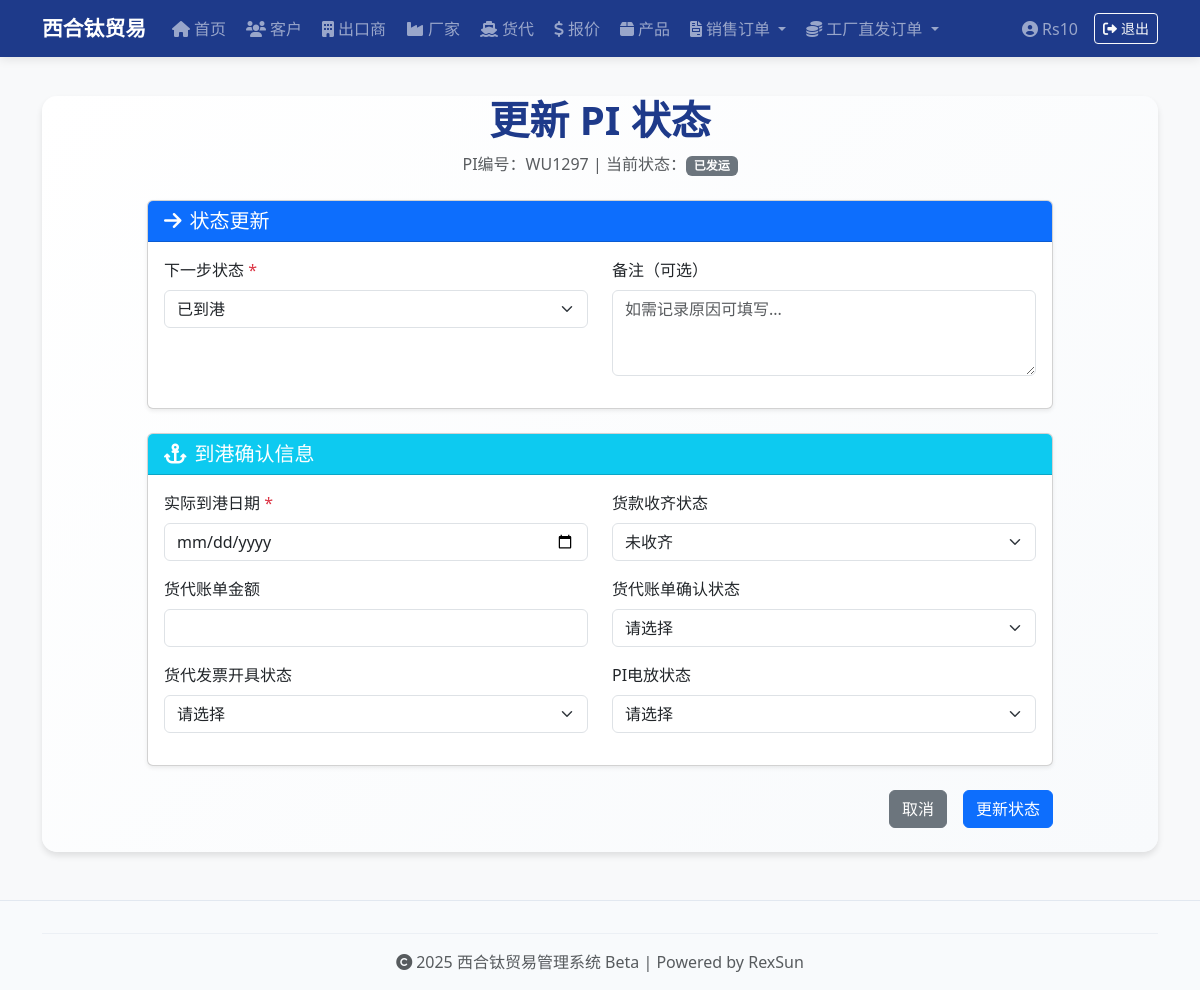
/pi/1/update-status (signed in), run on the app's committed database.
### app.py (models this page shows, shortened)
class User(UserMixin, db.Model):
    id = db.Column(db.Integer, primary_key=True)
    username = db.Column(db.String(50), unique=True, nullable=False)
    password_hash = db.Column(db.String(128), nullable=False)
    role = db.Column(db.String(20), default='admin')

class PI(db.Model):
    __tablename__ = 'pi'
    id = db.Column(db.Integer, primary_key=True)
    pi_no = db.Column(db.String(50), unique=True, nullable=False)
    pi_date = db.Column(db.Date, nullable=False)
    customer_id = db.Column(db.Integer, db.ForeignKey('customer.id'), nullable=False)
    exporter_id = db.Column(db.Integer, db.ForeignKey('exporter.id'), nullable=False)
    payment_terms = db.Column(db.String(100))
    loading_port = db.Column(db.String(100))
    destination_port = db.Column(db.String(100))
    bank = db.Column(db.Text) # 存放整段银行账户信息文本
    shipment_date = db.Column(db.Date)
    note = db.Column(db.String(200))
    status = db.Column(db.String(20), default='新建')
    customer_name_snapshot = db.Column(db.String(100))  # 客户名称快照
    customer_address_snapshot = db.Column(db.String(200))  # 客户地址快照
    customer_tax_code_snapshot = db.Column(db.String(100))  # 客户税号快照
    customer_country_snapshot = db.Column(db.String(50))  # 客户国家快照
    customer_contact_snapshot = db.Column(db.String(100))  # 客户联系人快照
    customer_phone_snapshot = db.Column(db.String(50))  # 客户电话快照
    customer_email_snapshot = db.Column(db.String(100))  # 客户邮箱快照
    exporter_name_snapshot = db.Column(db.String(100))  # 出口商名称快照
    exporter_address_snapshot = db.Column(db.String(200))  # 出口商地址快照
    exporter_tax_code_snapshot = db.Column(db.String(100))  # 出口商税号快照
    exporter_country_snapshot = db.Column(db.String(50))  # 出口商国家快照
    exporter_contact_snapshot = db.Column(db.String(100))  # 出口商联系人快照
    exporter_phone_snapshot = db.Column(db.String(50))  # 出口商电话快照
    exporter_email_snapshot = db.Column(db.String(100))  # 出口商邮箱快照
    products = db.relationship('PIItem', backref='pi', cascade="all, delete-orphan")  # 👈 注意这里不用引号
    customer = db.relationship('Customer')
    exporter = db.relationship('Exporter', foreign_keys='PI.exporter_id')
    freight_forwarder_id = db.Column(db.Integer, db.ForeignKey('freight_forwarder.id'))
    freight_forwarder = db.relationship('FreightForwarder')
    ocean_freight = db.Column(db.Float)
    container_date = db.Column(db.Date)
    container_location = db.Column(db.String(100))
    etd = db.Column(db.Date)
    eta = db.Column(db.Date)
    coo_required = db.Column(db.String(10))   # '需要' / '不需要'
    apta_required = db.Column(db.String(10))
    export_license_required = db.Column(db.String(10))
    customs_docs_required = db.Column(db.String(10))
    other_documents = db.Column(db.String(200))
    bill_of_lading = db.Column(db.String(100))
    shipping_company = db.Column(db.String(100))
    coa_status = db.Column(db.String(20))
    insurance_status = db.Column(db.String(20))
    document_shipping_status = db.Column(db.String(20))
    tracking_number = db.Column(db.String(100))
    batch_no = db.Column(db.String(200)) #多个批号用 ; 分隔
    actual_departure_date = db.Column(db.Date)  # 实际发运日期 7.4日新增
    vessel_info = db.Column(db.String(100))
    booking_number = db.Column(db.String(100))
    container_type_quantity = db.Column(db.String(20))
    shipping_mark = db.Column(db.String(50))
    freight_term = db.Column(db.String(50))
    contract_number = db.Column(db.String(100))
    freight_clause = db.Column(db.String(200))
    waybill_option = db.Column(db.String(50))
    container_number = db.Column(db.String(50))
    seal_number = db.Column(db.String(50))
    container_type = db.Column(db.String(20))
    quantity_units = db.Column(db.Float)
    gross_weight = db.Column(db.Float)
    volume = db.Column(db.Float)
    vgm = db.Column(db.String(50))
    total_quantity = db.Column(db.Float)
    total_quantity_unit = db.Column(db.String(20))
    total_weight = db.Column(db.Float)
    total_weight_unit = db.Column(db.String(20))
    total_volume = db.Column(db.Float)
    total_volume_unit = db.Column(db.String(20))
    total_vgm = db.Column(db.String(50))
    actual_arrival_date = db.Column(db.Date)  # 实际到港日期
    payment_received = db.Column(db.String(10))  # 货款收齐：'已收齐' / '未收齐'
    freight_invoice_amount = db.Column(db.Float)  # 货代账单金额
    freight_invoice_confirmed = db.Column(db.String(10))  # 货代账单确认状态 '已确认' / '未确认'
    freight_invoice_issued = db.Column(db.String(10))  # 货代发票开具状态 '已开具' / '未开具'
    telex_release = db.Column(db.String(10))  # PI电放状态 '已电放' / '未电放'
    settlement_documents_required = db.Column(db.String(10))  # 结汇文件 '需要' / '不需要'
    freight_payment_status = db.Column(db.String(10))  # 运费付款状态：'已付款' / '未付款'
    commission_factory_id = db.Column(db.Integer, db.ForeignKey('factory.id'))
    commission_exporter_id = db.Column(db.Integer, db.ForeignKey('exporter.id'))
    commission_amount = db.Column(db.Float)
    commission_rate = db.Column(db.Float)
    commission_status = db.Column(db.String(20))
    factory_sale_amount = db.Column(db.Float)
    commission_factory = db.relationship('Factory', foreign_keys='PI.commission_factory_id')
    commission_exporter = db.relationship('Exporter', foreign_keys='PI.commission_exporter_id')

### app.py (the view, shortened to what this page needs)
@app.route('/pi/<int:pi_id>/update-status', methods=['GET', 'POST'])
@login_required
def update_pi_status(pi_id):
    pi = PI.query.get_or_404(pi_id)
    all_status = ['新建', '待发运', '已发运', '已到港', '已完成']
    current_index = all_status.index(pi.status)
    next_status_options = all_status[current_index + 1:] if current_index < len(all_status) - 1 else []
    freight_forwarders = FreightForwarder.query.all()
    return render_template(
        'update_status.html',
        pi=pi,
        current_status=pi.status,
        next_status_options=next_status_options,
        freight_forwarders=freight_forwarders
    )

### app.py (called while the page is built)
@login_manager.user_loader
def load_user(user_id):
    return User.query.get(int(user_id))

@app.before_request
def create_admin_users():
    if not hasattr(app, '_admin_created'):
        db.create_all()
        users = [
            ('Rs10', 'Rs10!)xht'),
            ('Bw18', 'Bw18!*xht'),
            ('Dd16', 'Dd16!^xht'),
        ]
        for username, pwd in users:
            if not User.query.filter_by(username=username).first():
                user = User(username=username)
                user.set_password(pwd)
                db.session.add(user)
        db.session.commit()
        app._admin_created = True

### templates/update_status.html (shortened to what this page needs)
{% extends 'base.html' %}
{% block content %}
<div class="container mt-4">
  <div class="text-center mb-4">
    <h2 class="display-6 fw-bold text-navy">更新 PI 状态</h2>
    <p class="text-muted">PI编号：{{ pi.pi_no }} | 当前状态：<span class="badge bg-secondary">{{ current_status }}</span></p>
  </div>
  <div class="row justify-content-center">
    <div class="col-lg-10">
      <form method="post">
        <div class="card shadow-sm mb-4">
          <div class="card-header bg-primary text-white">
            <h5 class="mb-0"><i class="fas fa-arrow-right me-2"></i>状态更新</h5>
          </div>
          <div class="card-body">
            <div class="row">
              <div class="col-md-6 mb-3">
                <label for="new_status" class="form-label">下一步状态 <span class="text-danger">*</span></label>
                <select class="form-select" id="new_status" name="new_status" required>
                  {% for status in next_status_options %}
                  <option value="{{ status }}">{{ status }}</option>
                  {% endfor %}
                </select>
              </div>
              <div class="col-md-6 mb-3">
                <label for="remarks" class="form-label">备注（可选）</label>
                <textarea class="form-control" id="remarks" name="remarks" rows="3" placeholder="如需记录原因可填写..."></textarea>
              </div>
            </div>
          </div>
        </div>
        <div id="arrived-block" class="status-block">
          <div class="card shadow-sm mb-4">
            <div class="card-header bg-info text-white">
              <h5 class="mb-0"><i class="fas fa-anchor me-2"></i>到港确认信息</h5>
            </div>
            <div class="card-body">
              <div class="row">
                <div class="col-md-6 mb-3">
                  <label class="form-label">实际到港日期 <span class="text-danger">*</span></label>
                  <input type="date" class="form-control" name="actual_arrival_date" value="{{ pi.actual_arrival_date or '' }}" required>
                </div>
                <div class="col-md-6 mb-3">
                  <label class="form-label">货款收齐状态</label>
                  <select class="form-select" name="payment_received">
                    <option value="未收齐" {% if pi.payment_received == '未收齐' %}selected{% endif %}>未收齐</option>
                  </select>
                </div>
                <div class="col-md-6 mb-3">
                  <label class="form-label">货代账单金额</label>
                  <input type="number" step="0.01" class="form-control" name="freight_invoice_amount" value="{{ pi.freight_invoice_amount or '' }}">
                </div>
                <div class="col-md-6 mb-3">
                  <label class="form-label">货代账单确认状态</label>
                  <select class="form-select" name="freight_invoice_confirmed">
                    <option value="">请选择</option>
                  </select>
                </div>
                <div class="col-md-6 mb-3">
                  <label class="form-label">货代发票开具状态</label>
                  <select class="form-select" name="freight_invoice_issued">
                    <option value="">请选择</option>
                  </select>
                </div>
                <div class="col-md-6 mb-3">
                  <label class="form-label">PI电放状态</label>
                  <select class="form-select" name="telex_release">
                    <option value="">请选择</option>
                  </select>
                </div>
              </div>
            </div>
          </div>
        </div>
        <div class="d-grid gap-2 d-md-flex justify-content-md-end mb-4">
          <a href="{{ url_for('show_pi_list') }}" class="btn btn-secondary me-md-2">取消</a>
          <button type="submit" class="btn btn-primary">更新状态</button>
        </div>
      </form>
    </div>
  </div>
</div>
{% endblock %}

### templates/base.html (shortened to what this page needs)
<!DOCTYPE html>
<html lang="zh-CN">
<head>
  <link href="https://cdn.jsdelivr.net/npm/bootstrap@5.3.0/dist/css/bootstrap.min.css" rel="stylesheet">
  <link href="https://cdnjs.cloudflare.com/ajax/libs/font-awesome/6.0.0/css/all.min.css" rel="stylesheet">
  <link href="{{ url_for('static', filename='style.css') }}" rel="stylesheet">
</head>
<body>
  {% if not (request.endpoint == 'login' or request.endpoint == 'static') %}
  <nav class="navbar navbar-expand-lg navbar-dark bg-navy fixed-top">
    <div class="container">
      <a class="navbar-brand fw-bold" href="/">
        西合钛贸易
      </a>
      <div class="collapse navbar-collapse" id="navbarNav">
        <ul class="navbar-nav me-auto mb-2 mb-lg-0">
          <li class="nav-item">
            <a class="nav-link" href="/">
              <i class="fas fa-home me-1"></i>首页
            </a>
          </li>
          <li class="nav-item">
            <a class="nav-link" href="/customers">
              <i class="fas fa-users me-1"></i>客户
            </a>
          </li>
          <li class="nav-item">
            <a class="nav-link" href="/exporters">
              <i class="fas fa-building me-1"></i>出口商
            </a>
          </li>
          <li class="nav-item">
            <a class="nav-link" href="/factories">
              <i class="fas fa-industry me-1"></i>厂家
            </a>
          </li>
          <li class="nav-item">
            <a class="nav-link" href="/freight-forwarders">
              <i class="fas fa-ship me-1"></i>货代
            </a>
          </li>
          <li class="nav-item">
            <a class="nav-link" href="/freight-quotes">
              <i class="fas fa-dollar-sign me-1"></i>报价
            </a>
          </li>
          <li class="nav-item">
            <a class="nav-link" href="/products">
              <i class="fas fa-box me-1"></i>产品
            </a>
          </li>
          <li class="nav-item dropdown">
            <a class="nav-link dropdown-toggle" href="#" id="salesOrderDropdown" role="button" data-bs-toggle="dropdown" aria-expanded="false">
              <i class="fas fa-file-invoice me-1"></i>销售订单
            </a>
          </li>
          <li class="nav-item dropdown">
            <a class="nav-link dropdown-toggle" href="#" id="commissionOrderDropdown" role="button" data-bs-toggle="dropdown" aria-expanded="false">
              <i class="fas fa-coins me-1"></i>工厂直发订单
            </a>
          </li>
        </ul>
        {% if current_user.is_authenticated %}
        <ul class="navbar-nav ms-auto">
          <li class="nav-item d-flex align-items-center">
            <span class="navbar-text me-3">
              <i class="fas fa-user-circle me-1"></i>{{ current_user.username }}
            </span>
          </li>
          <li class="nav-item d-flex align-items-center">
            <a class="btn btn-outline-light btn-sm" href="{{ url_for('logout') }}">
              <i class="fas fa-sign-out-alt me-1"></i>退出
            </a>
          </li>
        </ul>
        {% endif %}
      </div>
    </div>
  </nav>
  {% endif %}
  <div class="container mt-5 pt-4">
    <div class="content-card">
      {% block content %}
      {% endblock %}
    </div>
  </div>
  <footer class="footer text-center text-muted py-3 mt-5">
    <div class="container">
      <hr class="my-3">
      <p class="mb-0">
        <i class="fas fa-copyright me-1"></i>2025 西合钛贸易管理系统 Beta | Powered by RexSun
      </p>
    </div>
  </footer>
</body>
</html>

### static/style.css (style rules this page uses)
body { font-family: 'Segoe UI', Arial, sans-serif; background-color: #f8f9fa; }
.navbar { box-shadow: 0 2px 10px rgba(0,0,0,0.1); }
.content-card { margin-top: 20px; border-radius: 8px; box-shadow: 0 4px 12px rgba(0,0,0,0.05); }
.footer { margin-top: 50px; padding: 20px; background-color: #f8f9fa; border-top: 1px solid #e9ecef; }
.form-label { font-weight: 500; }
.btn-primary { background-color: #0d6efd; border-color: #0d6efd; }
.text-danger { color: #dc3545 !important; }

### templates/update_status.html (style rules this page uses)
:root { --navy-blue: #1e3a8a; --light-navy: #3b82f6; --accent-color: #f59e0b; --light-gray: #f8fafc; --medium-gray: #e2e8f0; --dark-gray: #64748b; }
.text-navy { color: var(--navy-blue) !important; }
.bg-navy { background-color: var(--navy-blue) !important; }
.status-block { display: none; }

### templates/base.html (style rules this page uses)
:root { --navy-blue: #1e3a8a; --light-navy: #3b82f6; --accent-color: #f59e0b; --light-gray: #f8fafc; --medium-gray: #e2e8f0; --dark-gray: #64748b; }
.bg-navy { background-color: var(--navy-blue) !important; }
.navbar-brand { font-size: 1.3rem; transition: all 0.3s ease; }
.nav-link { transition: all 0.2s ease; border-radius: 6px; margin: 0 2px; }
.content-card { background: linear-gradient(135deg, #ffffff 0%, var(--light-gray) 100%); border-radius: 15px; box-shadow: 0 4px 6px rgba(0, 0, 0, 0.1); border: none; margin-bottom: 2rem; }
.footer { background-color: var(--light-gray); border-top: 1px solid var(--medium-gray); }
.footer hr { border-color: var(--medium-gray); opacity: 0.5; }
.content-card { animation: fadeIn 0.6s ease-out; }

### data on the page
User: username "Rs10"
PI: pi_no "WU1297", status "已发运", payment_received "未收齐"

### other printed values
form field new_status "已到港"
